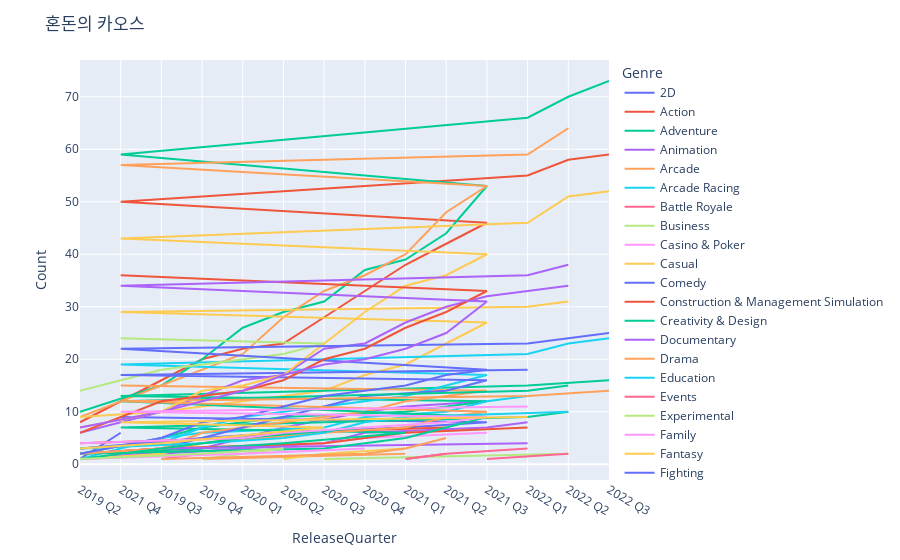

Source (notebook cell):
### Code cell
df = pd.read_csv("./dataset/oculus_game_list.csv", index_col=0).dropna(axis=0, subset=["Genre"]).reset_index(drop=True)
df_genre = pd.DataFrame()

for i in range(len(df)):
    genres = df.loc[i, "Genre"].split(", ")
    release_date = datetime.strptime(df.loc[i, "ReleaseDate"], "%Y-%m-%d")
    quarter = f"{release_date.year} Q{(release_date.month-1) // 3 + 1}"
    
    for g in genres:
        df_genre = pd.concat([df_genre, pd.DataFrame([[quarter, g]], columns=["ReleaseQuarter", "Genre"])])

df_genre["Count"] = 1
# df_sum = df_genre.groupby(by=["Genre", "ReleaseQuarter"]).sum().reset_index()#.sort_values(by=["Genre", "ReleaseQuarter"])
df_cumsum = df_genre
df_cumsum = df_genre.groupby(by=["Genre", "ReleaseQuarter"]).sum().groupby(level=0).cumsum().reset_index()
df_cumsum

fig = px.line(df_cumsum, x="ReleaseQuarter", y="Count", color="Genre",)
# fig = px.line(df_sum[df_sum["Genre"] == "Shooting"], x="ReleaseQuarter", y="Count", color="Genre",)
fig.update_layout(title="혼돈의 카오스")
fig.show()

### Figure 1 — Plotly figure (JSON) as saved in the notebook; plotly's stock layout.template omitted (floating-point values rounded to 4 significant figures)
{"data": [{"hovertemplate": "Genre=2D<br>ReleaseQuarter=%{x}<br>Count=%{y}<extra></extra>", "legendgroup": "2D", "line": {"color": "#636efa", "dash": "solid"}, "marker": {"symbol": "circle"}, "mode": "lines", "name": "2D", "orientation": "v", "showlegend": true, "type": "scatter", "x": ["2019 Q2", "2021 Q4"], "xaxis": "x", "y": [1, 6], "yaxis": "y"}, {"hovertemplate": "Genre=Action<br>ReleaseQuarter=%{x}<br>Count=%{y}<extra></extra>", "legendgroup": "Action", "line": {"color": "#EF553B", "dash": "solid"}, "marker": {"symbol": "circle"}, "mode": "lines", "name": "Action", "orientation": "v", "showlegend": true, "type": "scatter", "x": ["2019 Q2", "2019 Q3", "2019 Q4", "2020 Q1", "2020 Q2", "2020 Q3", "2020 Q4", "2021 Q1", "2021 Q2", "2021 Q3", "2021 Q4", "2022 Q1", "2022 Q2", "2022 Q3"], "xaxis": "x", "y": [8, 16, 20, 22, 23, 28, 33, 38, 42, 46, 50, 55, 58, 59], "yaxis": "y"}, {"hovertemplate": "Genre=Adventure<br>ReleaseQuarter=%{x}<br>Count=%{y}<extra></extra>", "legendgroup": "Adventure", "line": {"color": "#00cc96", "dash": "solid"}, "marker": {"symbol": "circle"}, "mode": "lines", "name": "Adventure", "orientation": "v", "showlegend": true, "type": "scatter", "x": ["2019 Q2", "2019 Q3", "2019 Q4", "2020 Q1", "2020 Q2", "2020 Q3", "2020 Q4", "2021 Q1", "2021 Q2", "2021 Q3", "2021 Q4", "2022 Q1", "2022 Q2", "2022 Q3"], "xaxis": "x", "y": [10, 15, 20, 26, 29, 31, 37, 39, 44, 53, 59, 66, 70, 73], "yaxis": "y"}, {"hovertemplate": "Genre=Animation<br>ReleaseQuarter=%{x}<br>Count=%{y}<extra></extra>", "legendgroup": "Animation", "line": {"color": "#ab63fa", "dash": "solid"}, "marker": {"symbol": "circle"}, "mode": "lines", "name": "Animation", "orientation": "v", "showlegend": true, "type": "scatter", "x": ["2019 Q2", "2019 Q4", "2020 Q2", "2020 Q4", "2021 Q1", "2021 Q3"], "xaxis": "x", "y": [1, 3, 7, 10, 11, 12], "yaxis": "y"}, {"hovertemplate": "Genre=Arcade<br>ReleaseQuarter=%{x}<br>Count=%{y}<extra></extra>", "legendgroup": "Arcade", "line": {"color": "#FFA15A", "dash": "solid"}, "marker": {"symbol": "circle"}, "mode": "lines", "name": "Arcade", "orientation": "v", "showlegend": true, "type": "scatter", "x": ["2019 Q2", "2019 Q3", "2019 Q4", "2020 Q1", "2020 Q2", "2020 Q3", "2020 Q4", "2021 Q1", "2021 Q2", "2021 Q3", "2021 Q4", "2022 Q1", "2022 Q2"], "xaxis": "x", "y": [9, 15, 18, 21, 28, 33, 36, 40, 48, 53, 57, 59, 64], "yaxis": "y"}, {"hovertemplate": "Genre=Arcade Racing<br>ReleaseQuarter=%{x}<br>Count=%{y}<extra></extra>", "legendgroup": "Arcade Racing", "line": {"color": "#19d3f3", "dash": "solid"}, "marker": {"symbol": "circle"}, "mode": "lines", "name": "Arcade Racing", "orientation": "v", "showlegend": true, "type": "scatter", "x": ["2019 Q4"], "xaxis": "x", "y": [1], "yaxis": "y"}, {"hovertemplate": "Genre=Battle Royale<br>ReleaseQuarter=%{x}<br>Count=%{y}<extra></extra>", "legendgroup": "Battle Royale", "line": {"color": "#FF6692", "dash": "solid"}, "marker": {"symbol": "circle"}, "mode": "lines", "name": "Battle Royale", "orientation": "v", "showlegend": true, "type": "scatter", "x": ["2020 Q4"], "xaxis": "x", "y": [1], "yaxis": "y"}, {"hovertemplate": "Genre=Business<br>ReleaseQuarter=%{x}<br>Count=%{y}<extra></extra>", "legendgroup": "Business", "line": {"color": "#B6E880", "dash": "solid"}, "marker": {"symbol": "circle"}, "mode": "lines", "name": "Business", "orientation": "v", "showlegend": true, "type": "scatter", "x": ["2020 Q3", "2022 Q2"], "xaxis": "x", "y": [1, 2], "yaxis": "y"}, {"hovertemplate": "Genre=Casino & Poker<br>ReleaseQuarter=%{x}<br>Count=%{y}<extra></extra>", "legendgroup": "Casino & Poker", "line": {"color": "#FF97FF", "dash": "solid"}, "marker": {"symbol": "circle"}, "mode": "lines", "name": "Casino & Poker", "orientation": "v", "showlegend": true, "type": "scatter", "x": ["2019 Q3"], "xaxis": "x", "y": [1], "yaxis": "y"}, {"hovertemplate": "Genre=Casual<br>ReleaseQuarter=%{x}<br>Count=%{y}<extra></extra>", "legendgroup": "Casual", "line": {"color": "#FECB52", "dash": "solid"}, "marker": {"symbol": "circle"}, "mode": "lines", "name": "Casual", "orientation": "v", "showlegend": true, "type": "scatter", "x": ["2019 Q2", "2019 Q3", "2019 Q4", "2020 Q1", "2020 Q3", "2020 Q4", "2021 Q1", "2021 Q2", "2021 Q3", "2021 Q4", "2022 Q1", "2022 Q2"], "xaxis": "x", "y": [9, 10, 11, 12, 14, 17, 19, 23, 27, 29, 30, 31], "yaxis": "y"}, {"hovertemplate": "Genre=Comedy<br>ReleaseQuarter=%{x}<br>Count=%{y}<extra></extra>", "legendgroup": "Comedy", "line": {"color": "#636efa", "dash": "solid"}, "marker": {"symbol": "circle"}, "mode": "lines", "name": "Comedy", "orientation": "v", "showlegend": true, "type": "scatter", "x": ["2019 Q2"], "xaxis": "x", "y": [1], "yaxis": "y"}, {"hovertemplate": "Genre=Construction & Management Simulation<br>ReleaseQuarter=%{x}<br>Count=%{y}<extra></extra>", "legendgroup": "Construction & Management Simulation", "line": {"color": "#EF553B", "dash": "solid"}, "marker": {"symbol": "circle"}, "mode": "lines", "name": "Construction & Management Simulation", "orientation": "v", "showlegend": true, "type": "scatter", "x": ["2022 Q2"], "xaxis": "x", "y": [1], "yaxis": "y"}, {"hovertemplate": "Genre=Creativity & Design<br>ReleaseQuarter=%{x}<br>Count=%{y}<extra></extra>", "legendgroup": "Creativity & Design", "line": {"color": "#00cc96", "dash": "solid"}, "marker": {"symbol": "circle"}, "mode": "lines", "name": "Creativity & Design", "orientation": "v", "showlegend": true, "type": "scatter", "x": ["2019 Q2", "2019 Q3", "2019 Q4", "2020 Q1", "2020 Q2", "2021 Q1", "2021 Q2", "2021 Q3", "2021 Q4", "2022 Q1", "2022 Q3"], "xaxis": "x", "y": [2, 5, 7, 8, 9, 10, 11, 12, 13, 15, 16], "yaxis": "y"}, {"hovertemplate": "Genre=Documentary<br>ReleaseQuarter=%{x}<br>Count=%{y}<extra></extra>", "legendgroup": "Documentary", "line": {"color": "#ab63fa", "dash": "solid"}, "marker": {"symbol": "circle"}, "mode": "lines", "name": "Documentary", "orientation": "v", "showlegend": true, "type": "scatter", "x": ["2019 Q3", "2020 Q1", "2020 Q3", "2020 Q4", "2021 Q3", "2022 Q1"], "xaxis": "x", "y": [2, 3, 4, 6, 7, 8], "yaxis": "y"}, {"hovertemplate": "Genre=Drama<br>ReleaseQuarter=%{x}<br>Count=%{y}<extra></extra>", "legendgroup": "Drama", "line": {"color": "#FFA15A", "dash": "solid"}, "marker": {"symbol": "circle"}, "mode": "lines", "name": "Drama", "orientation": "v", "showlegend": true, "type": "scatter", "x": ["2019 Q4", "2021 Q1"], "xaxis": "x", "y": [1, 2], "yaxis": "y"}, {"hovertemplate": "Genre=Education<br>ReleaseQuarter=%{x}<br>Count=%{y}<extra></extra>", "legendgroup": "Education", "line": {"color": "#19d3f3", "dash": "solid"}, "marker": {"symbol": "circle"}, "mode": "lines", "name": "Education", "orientation": "v", "showlegend": true, "type": "scatter", "x": ["2019 Q2", "2019 Q3", "2019 Q4", "2020 Q3", "2020 Q4", "2021 Q2", "2021 Q3", "2022 Q1"], "xaxis": "x", "y": [1, 5, 6, 7, 9, 10, 12, 13], "yaxis": "y"}, {"hovertemplate": "Genre=Events<br>ReleaseQuarter=%{x}<br>Count=%{y}<extra></extra>", "legendgroup": "Events", "line": {"color": "#FF6692", "dash": "solid"}, "marker": {"symbol": "circle"}, "mode": "lines", "name": "Events", "orientation": "v", "showlegend": true, "type": "scatter", "x": ["2019 Q3", "2019 Q4"], "xaxis": "x", "y": [1, 2], "yaxis": "y"}, {"hovertemplate": "Genre=Experimental<br>ReleaseQuarter=%{x}<br>Count=%{y}<extra></extra>", "legendgroup": "Experimental", "line": {"color": "#B6E880", "dash": "solid"}, "marker": {"symbol": "circle"}, "mode": "lines", "name": "Experimental", "orientation": "v", "showlegend": true, "type": "scatter", "x": ["2019 Q4"], "xaxis": "x", "y": [2], "yaxis": "y"}, {"hovertemplate": "Genre=Family<br>ReleaseQuarter=%{x}<br>Count=%{y}<extra></extra>", "legendgroup": "Family", "line": {"color": "#FF97FF", "dash": "solid"}, "marker": {"symbol": "circle"}, "mode": "lines", "name": "Family", "orientation": "v", "showlegend": true, "type": "scatter", "x": ["2019 Q2", "2019 Q4", "2020 Q2", "2020 Q4", "2021 Q3"], "xaxis": "x", "y": [1, 2, 3, 5, 6], "yaxis": "y"}, {"hovertemplate": "Genre=Fantasy<br>ReleaseQuarter=%{x}<br>Count=%{y}<extra></extra>", "legendgroup": "Fantasy", "line": {"color": "#FECB52", "dash": "solid"}, "marker": {"symbol": "circle"}, "mode": "lines", "name": "Fantasy", "orientation": "v", "showlegend": true, "type": "scatter", "x": ["2019 Q2", "2019 Q3", "2019 Q4", "2020 Q2", "2021 Q1"], "xaxis": "x", "y": [1, 2, 4, 6, 7], "yaxis": "y"}, {"hovertemplate": "Genre=Fighting<br>ReleaseQuarter=%{x}<br>Count=%{y}<extra></extra>", "legendgroup": "Fighting", "line": {"color": "#636efa", "dash": "solid"}, "marker": {"symbol": "circle"}, "mode": "lines", "name": "Fighting", "orientation": "v", "showlegend": true, "type": "scatter", "x": ["2019 Q2", "2019 Q3", "2019 Q4", "2020 Q2", "2021 Q1", "2021 Q3", "2021 Q4"], "xaxis": "x", "y": [2, 3, 5, 6, 7, 8, 9], "yaxis": "y"}, {"hovertemplate": "Genre=Flying<br>ReleaseQuarter=%{x}<br>Count=%{y}<extra></extra>", "legendgroup": "Flying", "line": {"color": "#EF553B", "dash": "solid"}, "marker": {"symbol": "circle"}, "mode": "lines", "name": "Flying", "orientation": "v", "showlegend": true, "type": "scatter", "x": ["2019 Q2", "2019 Q3", "2020 Q3", "2020 Q4", "2021 Q1", "2022 Q1"], "xaxis": "x", "y": [2, 3, 4, 5, 6, 7], "yaxis": "y"}, {"hovertemplate": "Genre=Health & Fitness<br>ReleaseQuarter=%{x}<br>Count=%{y}<extra></extra>", "legendgroup": "Health & Fitness", "line": {"color": "#00cc96", "dash": "solid"}, "marker": {"symbol": "circle"}, "mode": "lines", "name": "Health & Fitness", "orientation": "v", "showlegend": true, "type": "scatter", "x": ["2019 Q2", "2019 Q4", "2020 Q2", "2021 Q1", "2021 Q4", "2022 Q1", "2022 Q2"], "xaxis": "x", "y": [2, 3, 4, 6, 7, 9, 10], "yaxis": "y"}, {"hovertemplate": "Genre=History<br>ReleaseQuarter=%{x}<br>Count=%{y}<extra></extra>", "legendgroup": "History", "line": {"color": "#ab63fa", "dash": "solid"}, "marker": {"symbol": "circle"}, "mode": "lines", "name": "History", "orientation": "v", "showlegend": true, "type": "scatter", "x": ["2019 Q2", "2019 Q3", "2022 Q1"], "xaxis": "x", "y": [2, 3, 4], "yaxis": "y"}, {"hovertemplate": "Genre=Horror<br>ReleaseQuarter=%{x}<br>Count=%{y}<extra></extra>", "legendgroup": "Horror", "line": {"color": "#FFA15A", "dash": "solid"}, "marker": {"symbol": "circle"}, "mode": "lines", "name": "Horror", "orientation": "v", "showlegend": true, "type": "scatter", "x": ["2019 Q2", "2019 Q3", "2019 Q4", "2020 Q1", "2020 Q3", "2020 Q4", "2021 Q1", "2021 Q2", "2021 Q3", "2021 Q4"], "xaxis": "x", "y": [2, 3, 6, 7, 9, 10, 12, 13, 14, 15], "yaxis": "y"}, {"hovertemplate": "Genre=Interactive Story<br>ReleaseQuarter=%{x}<br>Count=%{y}<extra></extra>", "legendgroup": "Interactive Story", "line": {"color": "#19d3f3", "dash": "solid"}, "marker": {"symbol": "circle"}, "mode": "lines", "name": "Interactive Story", "orientation": "v", "showlegend": true, "type": "scatter", "x": ["2019 Q2", "2019 Q3", "2019 Q4", "2020 Q1", "2020 Q2", "2020 Q4", "2021 Q1", "2021 Q3", "2021 Q4", "2022 Q1", "2022 Q2", "2022 Q3"], "xaxis": "x", "y": [3, 4, 7, 9, 10, 12, 13, 17, 19, 21, 23, 24], "yaxis": "y"}, {"hovertemplate": "Genre=Lifestyle<br>ReleaseQuarter=%{x}<br>Count=%{y}<extra></extra>", "legendgroup": "Lifestyle", "line": {"color": "#FF6692", "dash": "solid"}, "marker": {"symbol": "circle"}, "mode": "lines", "name": "Lifestyle", "orientation": "v", "showlegend": true, "type": "scatter", "x": ["2021 Q1", "2021 Q2", "2022 Q1"], "xaxis": "x", "y": [1, 2, 3], "yaxis": "y"}, {"hovertemplate": "Genre=Media & Streaming<br>ReleaseQuarter=%{x}<br>Count=%{y}<extra></extra>", "legendgroup": "Media & Streaming", "line": {"color": "#B6E880", "dash": "solid"}, "marker": {"symbol": "circle"}, "mode": "lines", "name": "Media & Streaming", "orientation": "v", "showlegend": true, "type": "scatter", "x": ["2019 Q2", "2019 Q3", "2019 Q4", "2020 Q1", "2020 Q2", "2020 Q3", "2021 Q4"], "xaxis": "x", "y": [14, 18, 19, 20, 21, 23, 24], "yaxis": "y"}, {"hovertemplate": "Genre=Movies<br>ReleaseQuarter=%{x}<br>Count=%{y}<extra></extra>", "legendgroup": "Movies", "line": {"color": "#FF97FF", "dash": "solid"}, "marker": {"symbol": "circle"}, "mode": "lines", "name": "Movies", "orientation": "v", "showlegend": true, "type": "scatter", "x": ["2022 Q2"], "xaxis": "x", "y": [1], "yaxis": "y"}, {"hovertemplate": "Genre=Music<br>ReleaseQuarter=%{x}<br>Count=%{y}<extra></extra>", "legendgroup": "Music", "line": {"color": "#FECB52", "dash": "solid"}, "marker": {"symbol": "circle"}, "mode": "lines", "name": "Music", "orientation": "v", "showlegend": true, "type": "scatter", "x": ["2020 Q2", "2020 Q3", "2021 Q1"], "xaxis": "x", "y": [1, 2, 3], "yaxis": "y"}, {"hovertemplate": "Genre=Music & Rhythm<br>ReleaseQuarter=%{x}<br>Count=%{y}<extra></extra>", "legendgroup": "Music & Rhythm", "line": {"color": "#636efa", "dash": "solid"}, "marker": {"symbol": "circle"}, "mode": "lines", "name": "Music & Rhythm", "orientation": "v", "showlegend": true, "type": "scatter", "x": ["2019 Q2", "2019 Q4", "2020 Q1", "2020 Q2", "2020 Q4", "2021 Q2", "2021 Q3", "2021 Q4", "2022 Q1"], "xaxis": "x", "y": [3, 5, 7, 9, 13, 14, 16, 17, 18], "yaxis": "y"}, {"hovertemplate": "Genre=Nature<br>ReleaseQuarter=%{x}<br>Count=%{y}<extra></extra>", "legendgroup": "Nature", "line": {"color": "#EF553B", "dash": "solid"}, "marker": {"symbol": "circle"}, "mode": "lines", "name": "Nature", "orientation": "v", "showlegend": true, "type": "scatter", "x": ["2019 Q2", "2020 Q1", "2020 Q2", "2021 Q2"], "xaxis": "x", "y": [4, 5, 6, 7], "yaxis": "y"}, {"hovertemplate": "Genre=Productivity<br>ReleaseQuarter=%{x}<br>Count=%{y}<extra></extra>", "legendgroup": "Productivity", "line": {"color": "#00cc96", "dash": "solid"}, "marker": {"symbol": "circle"}, "mode": "lines", "name": "Productivity", "orientation": "v", "showlegend": true, "type": "scatter", "x": ["2019 Q2", "2020 Q3", "2021 Q1", "2021 Q2", "2021 Q3", "2021 Q4", "2022 Q1", "2022 Q2"], "xaxis": "x", "y": [2, 3, 5, 7, 9, 12, 14, 15], "yaxis": "y"}, {"hovertemplate": "Genre=Puzzle<br>ReleaseQuarter=%{x}<br>Count=%{y}<extra></extra>", "legendgroup": "Puzzle", "line": {"color": "#ab63fa", "dash": "solid"}, "marker": {"symbol": "circle"}, "mode": "lines", "name": "Puzzle", "orientation": "v", "showlegend": true, "type": "scatter", "x": ["2019 Q2", "2019 Q3", "2019 Q4", "2020 Q1", "2020 Q2", "2020 Q3", "2020 Q4", "2021 Q1", "2021 Q2", "2021 Q3", "2022 Q1", "2022 Q2"], "xaxis": "x", "y": [6, 10, 13, 16, 17, 22, 23, 27, 30, 32, 33, 34], "yaxis": "y"}, {"hovertemplate": "Genre=RPG (Role Playing Games)<br>ReleaseQuarter=%{x}<br>Count=%{y}<extra></extra>", "legendgroup": "RPG (Role Playing Games)", "line": {"color": "#FFA15A", "dash": "solid"}, "marker": {"symbol": "circle"}, "mode": "lines", "name": "RPG (Role Playing Games)", "orientation": "v", "showlegend": true, "type": "scatter", "x": ["2019 Q2", "2019 Q3", "2019 Q4", "2020 Q3", "2021 Q1", "2021 Q2", "2021 Q3", "2021 Q4", "2022 Q1", "2022 Q3"], "xaxis": "x", "y": [2, 3, 4, 6, 7, 9, 10, 12, 13, 14], "yaxis": "y"}, {"hovertemplate": "Genre=Racing<br>ReleaseQuarter=%{x}<br>Count=%{y}<extra></extra>", "legendgroup": "Racing", "line": {"color": "#19d3f3", "dash": "solid"}, "marker": {"symbol": "circle"}, "mode": "lines", "name": "Racing", "orientation": "v", "showlegend": true, "type": "scatter", "x": ["2019 Q2", "2019 Q4", "2020 Q2", "2020 Q3", "2020 Q4", "2021 Q1", "2022 Q2"], "xaxis": "x", "y": [3, 4, 5, 6, 8, 9, 10], "yaxis": "y"}, {"hovertemplate": "Genre=Relaxation & Meditation<br>ReleaseQuarter=%{x}<br>Count=%{y}<extra></extra>", "legendgroup": "Relaxation & Meditation", "line": {"color": "#FF6692", "dash": "solid"}, "marker": {"symbol": "circle"}, "mode": "lines", "name": "Relaxation & Meditation", "orientation": "v", "showlegend": true, "type": "scatter", "x": ["2021 Q1", "2021 Q2"], "xaxis": "x", "y": [1, 2], "yaxis": "y"}, {"hovertemplate": "Genre=Romance<br>ReleaseQuarter=%{x}<br>Count=%{y}<extra></extra>", "legendgroup": "Romance", "line": {"color": "#B6E880", "dash": "solid"}, "marker": {"symbol": "circle"}, "mode": "lines", "name": "Romance", "orientation": "v", "showlegend": true, "type": "scatter", "x": ["2019 Q4", "2020 Q2"], "xaxis": "x", "y": [1, 3], "yaxis": "y"}, {"hovertemplate": "Genre=Science Fiction<br>ReleaseQuarter=%{x}<br>Count=%{y}<extra></extra>", "legendgroup": "Science Fiction", "line": {"color": "#FF97FF", "dash": "solid"}, "marker": {"symbol": "circle"}, "mode": "lines", "name": "Science Fiction", "orientation": "v", "showlegend": true, "type": "scatter", "x": ["2019 Q2", "2020 Q1", "2020 Q4"], "xaxis": "x", "y": [1, 2, 3], "yaxis": "y"}, {"hovertemplate": "Genre=Shooting<br>ReleaseQuarter=%{x}<br>Count=%{y}<extra></extra>", "legendgroup": "Shooting", "line": {"color": "#FECB52", "dash": "solid"}, "marker": {"symbol": "circle"}, "mode": "lines", "name": "Shooting", "orientation": "v", "showlegend": true, "type": "scatter", "x": ["2019 Q2", "2019 Q3", "2019 Q4", "2020 Q1", "2020 Q2", "2020 Q3", "2020 Q4", "2021 Q1", "2021 Q2", "2021 Q3", "2021 Q4", "2022 Q1", "2022 Q2", "2022 Q3"], "xaxis": "x", "y": [7, 10, 14, 15, 17, 23, 29, 34, 36, 40, 43, 46, 51, 52], "yaxis": "y"}, {"hovertemplate": "Genre=Simulation<br>ReleaseQuarter=%{x}<br>Count=%{y}<extra></extra>", "legendgroup": "Simulation", "line": {"color": "#636efa", "dash": "solid"}, "marker": {"symbol": "circle"}, "mode": "lines", "name": "Simulation", "orientation": "v", "showlegend": true, "type": "scatter", "x": ["2019 Q2", "2019 Q3", "2019 Q4", "2020 Q1", "2020 Q2", "2020 Q3", "2020 Q4", "2021 Q1", "2021 Q2", "2021 Q3", "2021 Q4", "2022 Q1", "2022 Q2", "2022 Q3"], "xaxis": "x", "y": [2, 5, 8, 9, 11, 13, 14, 15, 17, 18, 22, 23, 24, 25], "yaxis": "y"}, {"hovertemplate": "Genre=Social<br>ReleaseQuarter=%{x}<br>Count=%{y}<extra></extra>", "legendgroup": "Social", "line": {"color": "#EF553B", "dash": "solid"}, "marker": {"symbol": "circle"}, "mode": "lines", "name": "Social", "orientation": "v", "showlegend": true, "type": "scatter", "x": ["2019 Q2", "2019 Q3", "2019 Q4", "2020 Q1", "2020 Q2", "2020 Q3", "2020 Q4", "2021 Q1", "2021 Q2", "2021 Q3", "2021 Q4"], "xaxis": "x", "y": [6, 12, 13, 14, 16, 20, 22, 26, 29, 33, 36], "yaxis": "y"}, {"hovertemplate": "Genre=Space & Universe<br>ReleaseQuarter=%{x}<br>Count=%{y}<extra></extra>", "legendgroup": "Space & Universe", "line": {"color": "#00cc96", "dash": "solid"}, "marker": {"symbol": "circle"}, "mode": "lines", "name": "Space & Universe", "orientation": "v", "showlegend": true, "type": "scatter", "x": ["2019 Q2", "2019 Q3", "2019 Q4", "2020 Q1", "2020 Q4"], "xaxis": "x", "y": [1, 3, 4, 5, 7], "yaxis": "y"}, {"hovertemplate": "Genre=Sports<br>ReleaseQuarter=%{x}<br>Count=%{y}<extra></extra>", "legendgroup": "Sports", "line": {"color": "#ab63fa", "dash": "solid"}, "marker": {"symbol": "circle"}, "mode": "lines", "name": "Sports", "orientation": "v", "showlegend": true, "type": "scatter", "x": ["2019 Q2", "2019 Q3", "2019 Q4", "2020 Q1", "2020 Q2", "2020 Q3", "2020 Q4", "2021 Q1", "2021 Q2", "2021 Q3", "2021 Q4", "2022 Q1", "2022 Q2"], "xaxis": "x", "y": [7, 10, 12, 14, 17, 19, 20, 22, 25, 31, 34, 36, 38], "yaxis": "y"}, {"hovertemplate": "Genre=Strategy<br>ReleaseQuarter=%{x}<br>Count=%{y}<extra></extra>", "legendgroup": "Strategy", "line": {"color": "#FFA15A", "dash": "solid"}, "marker": {"symbol": "circle"}, "mode": "lines", "name": "Strategy", "orientation": "v", "showlegend": true, "type": "scatter", "x": ["2019 Q3", "2020 Q4", "2021 Q1", "2021 Q2"], "xaxis": "x", "y": [1, 2, 3, 5], "yaxis": "y"}, {"hovertemplate": "Genre=Survival Horror<br>ReleaseQuarter=%{x}<br>Count=%{y}<extra></extra>", "legendgroup": "Survival Horror", "line": {"color": "#19d3f3", "dash": "solid"}, "marker": {"symbol": "circle"}, "mode": "lines", "name": "Survival Horror", "orientation": "v", "showlegend": true, "type": "scatter", "x": ["2019 Q2"], "xaxis": "x", "y": [1], "yaxis": "y"}, {"hovertemplate": "Genre=TV Shows<br>ReleaseQuarter=%{x}<br>Count=%{y}<extra></extra>", "legendgroup": "TV Shows", "line": {"color": "#FF6692", "dash": "solid"}, "marker": {"symbol": "circle"}, "mode": "lines", "name": "TV Shows", "orientation": "v", "showlegend": true, "type": "scatter", "x": ["2021 Q3", "2022 Q2"], "xaxis": "x", "y": [1, 2], "yaxis": "y"}, {"hovertemplate": "Genre=Theatre<br>ReleaseQuarter=%{x}<br>Count=%{y}<extra></extra>", "legendgroup": "Theatre", "line": {"color": "#B6E880", "dash": "solid"}, "marker": {"symbol": "circle"}, "mode": "lines", "name": "Theatre", "orientation": "v", "showlegend": true, "type": "scatter", "x": ["2019 Q2", "2019 Q4", "2020 Q2"], "xaxis": "x", "y": [1, 2, 3], "yaxis": "y"}, {"hovertemplate": "Genre=Travel & Exploration<br>ReleaseQuarter=%{x}<br>Count=%{y}<extra></extra>", "legendgroup": "Travel & Exploration", "line": {"color": "#FF97FF", "dash": "solid"}, "marker": {"symbol": "circle"}, "mode": "lines", "name": "Travel & Exploration", "orientation": "v", "showlegend": true, "type": "scatter", "x": ["2019 Q2", "2020 Q1", "2020 Q2", "2021 Q2", "2021 Q3", "2021 Q4", "2022 Q1"], "xaxis": "x", "y": [4, 5, 6, 8, 9, 10, 11], "yaxis": "y"}, {"hovertemplate": "Genre=Utilities<br>ReleaseQuarter=%{x}<br>Count=%{y}<extra></extra>", "legendgroup": "Utilities", "line": {"color": "#FECB52", "dash": "solid"}, "marker": {"symbol": "circle"}, "mode": "lines", "name": "Utilities", "orientation": "v", "showlegend": true, "type": "scatter", "x": ["2019 Q2", "2019 Q3", "2020 Q3", "2021 Q4", "2022 Q1"], "xaxis": "x", "y": [3, 4, 7, 8, 9], "yaxis": "y"}], "layout": {"legend": {"title": {"text": "Genre"}, "tracegroupgap": 0}, "margin": {"t": 60}, "title": {"text": "혼돈의 카오스"}, "xaxis": {"anchor": "y", "domain": [0, 1], "title": {"text": "ReleaseQuarter"}}, "yaxis": {"anchor": "x", "domain": [0, 1], "title": {"text": "Count"}}}}
